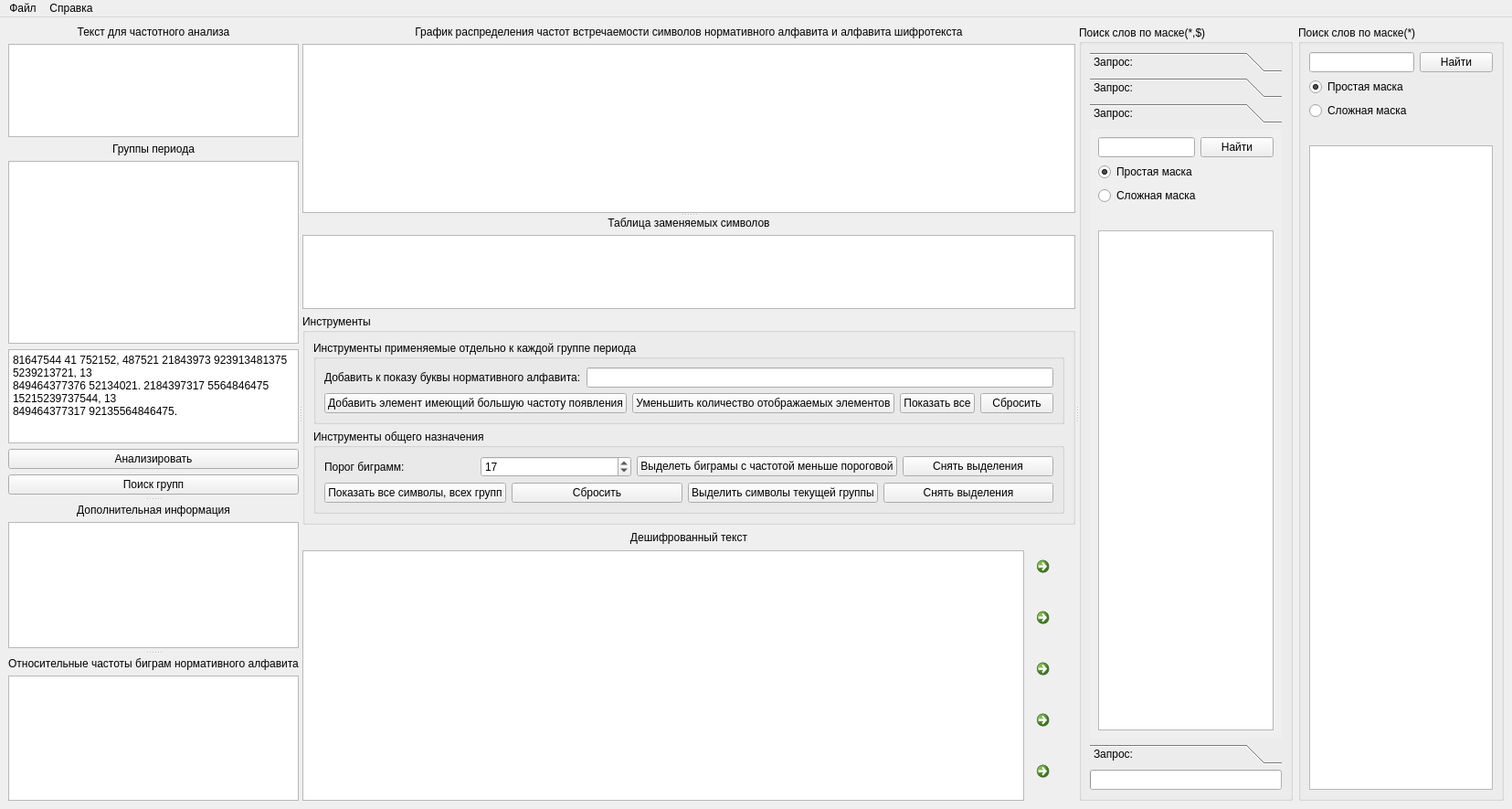
<?xml version="1.0" encoding="UTF-8"?>
<ui version="4.0">
 <class>MonoAlphabetic</class>
 <widget class="QMainWindow" name="MonoAlphabetic">
  <property name="geometry">
   <rect>
    <x>0</x>
    <y>0</y>
    <width>1655</width>
    <height>885</height>
   </rect>
  </property>
  <property name="windowTitle">
   <string>MainWindow</string>
  </property>
  <property name="windowIcon">
   <iconset resource="rec.qrc">
    <normaloff>:/img/blue_ico.png</normaloff>:/img/blue_ico.png</iconset>
  </property>
  <widget class="QWidget" name="centralwidget">
   <layout class="QGridLayout" name="gridLayout_9">
    <item row="0" column="0">
     <widget class="QSplitter" name="splitter_4">
      <property name="orientation">
       <enum>Qt::Horizontal</enum>
      </property>
      <widget class="QSplitter" name="splitter_3">
       <property name="orientation">
        <enum>Qt::Horizontal</enum>
       </property>
       <widget class="QSplitter" name="splitter_2">
        <property name="orientation">
         <enum>Qt::Vertical</enum>
        </property>
        <property name="handleWidth">
         <number>10</number>
        </property>
        <widget class="QWidget" name="layoutWidget">
         <layout class="QVBoxLayout" name="verticalLayout_3">
          <item>
           <widget class="QLabel" name="label">
            <property name="text">
             <string>Текст для частотного анализа</string>
            </property>
            <property name="alignment">
             <set>Qt::AlignCenter</set>
            </property>
           </widget>
          </item>
          <item>
           <widget class="QListView" name="listView">
            <property name="editTriggers">
             <set>QAbstractItemView::NoEditTriggers</set>
            </property>
            <property name="showDropIndicator" stdset="0">
             <bool>false</bool>
            </property>
            <property name="selectionMode">
             <enum>QAbstractItemView::MultiSelection</enum>
            </property>
           </widget>
          </item>
          <item>
           <widget class="QLabel" name="label_10">
            <property name="text">
             <string>Группы периода</string>
            </property>
            <property name="alignment">
             <set>Qt::AlignCenter</set>
            </property>
           </widget>
          </item>
          <item>
           <widget class="QListView" name="listView_2">
            <property name="minimumSize">
             <size>
              <width>0</width>
              <height>200</height>
             </size>
            </property>
            <property name="maximumSize">
             <size>
              <width>16777215</width>
              <height>200</height>
             </size>
            </property>
            <property name="editTriggers">
             <set>QAbstractItemView::NoEditTriggers</set>
            </property>
            <property name="showDropIndicator" stdset="0">
             <bool>false</bool>
            </property>
           </widget>
          </item>
          <item>
           <widget class="QPlainTextEdit" name="plainTextEdit">
            <property name="minimumSize">
             <size>
              <width>0</width>
              <height>0</height>
             </size>
            </property>
            <property name="maximumSize">
             <size>
              <width>16777215</width>
              <height>16777215</height>
             </size>
            </property>
            <property name="plainText">
             <string>81647544 41 752152, 487521 21843973 923913481375 5239213721, 13
849464377376 52134021. 2184397317 5564846475 15215239737544, 13
849464377317 92135564846475.</string>
            </property>
            <property name="overwriteMode">
             <bool>true</bool>
            </property>
           </widget>
          </item>
          <item>
           <widget class="QPushButton" name="pushButton">
            <property name="text">
             <string>Анализировать</string>
            </property>
           </widget>
          </item>
          <item>
           <widget class="QPushButton" name="pushButton_7">
            <property name="text">
             <string>Поиск групп</string>
            </property>
           </widget>
          </item>
         </layout>
        </widget>
        <widget class="QWidget" name="layoutWidget_2">
         <layout class="QVBoxLayout" name="verticalLayout">
          <item>
           <widget class="QLabel" name="label_3">
            <property name="text">
             <string>Дополнительная информация</string>
            </property>
            <property name="alignment">
             <set>Qt::AlignCenter</set>
            </property>
           </widget>
          </item>
          <item>
           <widget class="QPlainTextEdit" name="plainTextEdit_3">
            <property name="readOnly">
             <bool>true</bool>
            </property>
           </widget>
          </item>
         </layout>
        </widget>
        <widget class="QWidget" name="layoutWidget_3">
         <layout class="QVBoxLayout" name="verticalLayout_2">
          <item>
           <widget class="QLabel" name="label_6">
            <property name="text">
             <string>Относительные частоты биграм нормативного алфавита</string>
            </property>
            <property name="alignment">
             <set>Qt::AlignCenter</set>
            </property>
           </widget>
          </item>
          <item>
           <widget class="QTableView" name="tableView_2">
            <property name="editTriggers">
             <set>QAbstractItemView::NoEditTriggers</set>
            </property>
            <attribute name="horizontalHeaderDefaultSectionSize">
             <number>40</number>
            </attribute>
           </widget>
          </item>
         </layout>
        </widget>
       </widget>
       <widget class="QSplitter" name="splitter">
        <property name="orientation">
         <enum>Qt::Vertical</enum>
        </property>
        <widget class="QWidget" name="layoutWidget_4">
         <layout class="QVBoxLayout" name="verticalLayout_4">
          <item>
           <widget class="QLabel" name="label_5">
            <property name="text">
             <string>График распределения частот встречаемости символов нормативного алфавита и алфавита шифротекста</string>
            </property>
            <property name="alignment">
             <set>Qt::AlignCenter</set>
            </property>
           </widget>
          </item>
          <item>
           <widget class="QGraphicsView" name="graphicsView">
            <property name="verticalScrollBarPolicy">
             <enum>Qt::ScrollBarAlwaysOff</enum>
            </property>
            <property name="horizontalScrollBarPolicy">
             <enum>Qt::ScrollBarAlwaysOff</enum>
            </property>
           </widget>
          </item>
         </layout>
        </widget>
        <widget class="QWidget" name="layoutWidget">
         <layout class="QVBoxLayout" name="verticalLayout_8">
          <item>
           <widget class="QLabel" name="label_2">
            <property name="text">
             <string>Таблица заменяемых символов</string>
            </property>
            <property name="alignment">
             <set>Qt::AlignCenter</set>
            </property>
           </widget>
          </item>
          <item>
           <widget class="QTableView" name="tableView">
            <property name="minimumSize">
             <size>
              <width>0</width>
              <height>81</height>
             </size>
            </property>
            <property name="maximumSize">
             <size>
              <width>16777215</width>
              <height>81</height>
             </size>
            </property>
            <property name="editTriggers">
             <set>QAbstractItemView::NoEditTriggers</set>
            </property>
            <attribute name="horizontalHeaderDefaultSectionSize">
             <number>25</number>
            </attribute>
            <attribute name="horizontalHeaderMinimumSectionSize">
             <number>25</number>
            </attribute>
            <attribute name="verticalHeaderVisible">
             <bool>false</bool>
            </attribute>
            <attribute name="verticalHeaderDefaultSectionSize">
             <number>25</number>
            </attribute>
            <attribute name="verticalHeaderMinimumSectionSize">
             <number>25</number>
            </attribute>
           </widget>
          </item>
          <item>
           <widget class="QGroupBox" name="groupBox">
            <property name="minimumSize">
             <size>
              <width>0</width>
              <height>0</height>
             </size>
            </property>
            <property name="title">
             <string>Инструменты</string>
            </property>
            <layout class="QVBoxLayout" name="verticalLayout_5">
             <item>
              <widget class="QGroupBox" name="groupBox_4">
               <property name="title">
                <string>Инструменты применяемые отдельно к каждой группе периода</string>
               </property>
               <layout class="QGridLayout" name="gridLayout_8">
                <item row="0" column="0">
                 <layout class="QHBoxLayout" name="horizontalLayout_3">
                  <item>
                   <widget class="QLabel" name="label_8">
                    <property name="text">
                     <string>Добавить к показу буквы нормативного алфавита:</string>
                    </property>
                   </widget>
                  </item>
                  <item>
                   <widget class="QLineEdit" name="lineEdit"/>
                  </item>
                 </layout>
                </item>
                <item row="1" column="0">
                 <layout class="QHBoxLayout" name="horizontalLayout_5">
                  <item>
                   <widget class="QPushButton" name="add_simbol">
                    <property name="text">
                     <string>Добавить элемент имеющий большую частоту появления</string>
                    </property>
                   </widget>
                  </item>
                  <item>
                   <widget class="QPushButton" name="pushButton_2">
                    <property name="text">
                     <string>Уменьшить количество отображаемых элементов</string>
                    </property>
                   </widget>
                  </item>
                  <item>
                   <widget class="QPushButton" name="pushButton_5">
                    <property name="text">
                     <string>Показать все</string>
                    </property>
                   </widget>
                  </item>
                  <item>
                   <widget class="QPushButton" name="pushButton_4">
                    <property name="text">
                     <string>Сбросить</string>
                    </property>
                   </widget>
                  </item>
                 </layout>
                </item>
               </layout>
              </widget>
             </item>
             <item>
              <widget class="QGroupBox" name="groupBox_5">
               <property name="title">
                <string>Инструменты общего назначения</string>
               </property>
               <layout class="QGridLayout" name="gridLayout_7">
                <item row="0" column="0">
                 <layout class="QHBoxLayout" name="horizontalLayout">
                  <item>
                   <widget class="QLabel" name="label_7">
                    <property name="text">
                     <string>Порог биграмм:</string>
                    </property>
                   </widget>
                  </item>
                  <item>
                   <widget class="QSpinBox" name="spinBox">
                    <property name="maximum">
                     <number>100</number>
                    </property>
                    <property name="value">
                     <number>17</number>
                    </property>
                   </widget>
                  </item>
                  <item>
                   <widget class="QPushButton" name="add_select">
                    <property name="text">
                     <string>Выделеть биграмы с частотой меньше пороговой</string>
                    </property>
                   </widget>
                  </item>
                  <item>
                   <widget class="QPushButton" name="pushButton_3">
                    <property name="text">
                     <string>Снять выделения</string>
                    </property>
                   </widget>
                  </item>
                 </layout>
                </item>
                <item row="1" column="0">
                 <layout class="QHBoxLayout" name="horizontalLayout_2">
                  <item>
                   <widget class="QPushButton" name="pushButton_10">
                    <property name="text">
                     <string>Показать все символы, всех групп</string>
                    </property>
                   </widget>
                  </item>
                  <item>
                   <widget class="QPushButton" name="pushButton_11">
                    <property name="text">
                     <string>Сбросить</string>
                    </property>
                   </widget>
                  </item>
                  <item>
                   <widget class="QPushButton" name="pushButton_8">
                    <property name="text">
                     <string>Выделить символы текущей группы</string>
                    </property>
                   </widget>
                  </item>
                  <item>
                   <widget class="QPushButton" name="pushButton_9">
                    <property name="text">
                     <string>Снять выделения</string>
                    </property>
                   </widget>
                  </item>
                 </layout>
                </item>
               </layout>
              </widget>
             </item>
            </layout>
           </widget>
          </item>
          <item>
           <layout class="QVBoxLayout" name="verticalLayout_7">
            <item>
             <widget class="QLabel" name="label_4">
              <property name="minimumSize">
               <size>
                <width>0</width>
                <height>16</height>
               </size>
              </property>
              <property name="maximumSize">
               <size>
                <width>16777215</width>
                <height>16</height>
               </size>
              </property>
              <property name="baseSize">
               <size>
                <width>0</width>
                <height>0</height>
               </size>
              </property>
              <property name="text">
               <string>Дешифрованный текст</string>
              </property>
              <property name="alignment">
               <set>Qt::AlignCenter</set>
              </property>
             </widget>
            </item>
            <item>
             <layout class="QHBoxLayout" name="horizontalLayout_6">
              <item>
               <widget class="QPlainTextEdit" name="plainTextEdit_2">
                <property name="font">
                 <font>
                  <pointsize>11</pointsize>
                 </font>
                </property>
                <property name="readOnly">
                 <bool>true</bool>
                </property>
               </widget>
              </item>
              <item>
               <layout class="QVBoxLayout" name="verticalLayout_6">
                <item>
                 <widget class="QCommandLinkButton" name="commandLinkButton">
                  <property name="minimumSize">
                   <size>
                    <width>50</width>
                    <height>50</height>
                   </size>
                  </property>
                  <property name="maximumSize">
                   <size>
                    <width>50</width>
                    <height>50</height>
                   </size>
                  </property>
                  <property name="baseSize">
                   <size>
                    <width>50</width>
                    <height>50</height>
                   </size>
                  </property>
                  <property name="text">
                   <string/>
                  </property>
                  <property name="icon">
                   <iconset resource="rec.qrc">
                    <normaloff>:/img/magenta.png</normaloff>:/img/magenta.png</iconset>
                  </property>
                  <property name="iconSize">
                   <size>
                    <width>40</width>
                    <height>40</height>
                   </size>
                  </property>
                 </widget>
                </item>
                <item>
                 <widget class="QCommandLinkButton" name="commandLinkButton_2">
                  <property name="minimumSize">
                   <size>
                    <width>50</width>
                    <height>50</height>
                   </size>
                  </property>
                  <property name="maximumSize">
                   <size>
                    <width>50</width>
                    <height>50</height>
                   </size>
                  </property>
                  <property name="text">
                   <string/>
                  </property>
                  <property name="icon">
                   <iconset resource="rec.qrc">
                    <normaloff>:/img/orange.png</normaloff>:/img/orange.png</iconset>
                  </property>
                  <property name="iconSize">
                   <size>
                    <width>40</width>
                    <height>40</height>
                   </size>
                  </property>
                 </widget>
                </item>
                <item>
                 <widget class="QCommandLinkButton" name="commandLinkButton_3">
                  <property name="minimumSize">
                   <size>
                    <width>50</width>
                    <height>50</height>
                   </size>
                  </property>
                  <property name="maximumSize">
                   <size>
                    <width>50</width>
                    <height>50</height>
                   </size>
                  </property>
                  <property name="text">
                   <string/>
                  </property>
                  <property name="icon">
                   <iconset resource="rec.qrc">
                    <normaloff>:/img/springgreen.png</normaloff>:/img/springgreen.png</iconset>
                  </property>
                  <property name="iconSize">
                   <size>
                    <width>40</width>
                    <height>40</height>
                   </size>
                  </property>
                 </widget>
                </item>
                <item>
                 <widget class="QCommandLinkButton" name="commandLinkButton_4">
                  <property name="minimumSize">
                   <size>
                    <width>50</width>
                    <height>50</height>
                   </size>
                  </property>
                  <property name="maximumSize">
                   <size>
                    <width>50</width>
                    <height>50</height>
                   </size>
                  </property>
                  <property name="text">
                   <string/>
                  </property>
                  <property name="icon">
                   <iconset resource="rec.qrc">
                    <normaloff>:/img/yellow.png</normaloff>:/img/yellow.png</iconset>
                  </property>
                  <property name="iconSize">
                   <size>
                    <width>40</width>
                    <height>40</height>
                   </size>
                  </property>
                 </widget>
                </item>
                <item>
                 <widget class="QCommandLinkButton" name="commandLinkButton_5">
                  <property name="minimumSize">
                   <size>
                    <width>50</width>
                    <height>50</height>
                   </size>
                  </property>
                  <property name="maximumSize">
                   <size>
                    <width>50</width>
                    <height>50</height>
                   </size>
                  </property>
                  <property name="text">
                   <string/>
                  </property>
                  <property name="icon">
                   <iconset resource="rec.qrc">
                    <normaloff>:/img/eraser.png</normaloff>:/img/eraser.png</iconset>
                  </property>
                  <property name="iconSize">
                   <size>
                    <width>40</width>
                    <height>40</height>
                   </size>
                  </property>
                 </widget>
                </item>
               </layout>
              </item>
             </layout>
            </item>
           </layout>
          </item>
         </layout>
        </widget>
       </widget>
      </widget>
      <widget class="QGroupBox" name="groupBox_3">
       <property name="title">
        <string>Поиск слов по маске(*,$)</string>
       </property>
       <layout class="QGridLayout" name="gridLayout_2">
        <item row="1" column="1">
         <widget class="QProgressBar" name="progressBar">
          <property name="maximum">
           <number>300000</number>
          </property>
          <property name="value">
           <number>24</number>
          </property>
          <property name="textVisible">
           <bool>false</bool>
          </property>
         </widget>
        </item>
        <item row="0" column="1">
         <widget class="QToolBox" name="toolBox">
          <property name="frameShape">
           <enum>QFrame::NoFrame</enum>
          </property>
          <property name="frameShadow">
           <enum>QFrame::Plain</enum>
          </property>
          <property name="currentIndex">
           <number>2</number>
          </property>
          <widget class="QWidget" name="page_2">
           <property name="geometry">
            <rect>
             <x>0</x>
             <y>0</y>
             <width>187</width>
             <height>621</height>
            </rect>
           </property>
           <attribute name="label">
            <string>Запрос:</string>
           </attribute>
           <layout class="QGridLayout" name="gridLayout_3">
            <item row="0" column="0">
             <layout class="QHBoxLayout" name="horizontalLayout_7">
              <item>
               <widget class="QLineEdit" name="lineEdit_3"/>
              </item>
              <item>
               <widget class="QPushButton" name="pushButton_12">
                <property name="text">
                 <string>Найти</string>
                </property>
               </widget>
              </item>
             </layout>
            </item>
            <item row="1" column="0">
             <widget class="QRadioButton" name="radioButton_3">
              <property name="text">
               <string>Простая маска</string>
              </property>
              <property name="checked">
               <bool>true</bool>
              </property>
             </widget>
            </item>
            <item row="2" column="0">
             <widget class="QRadioButton" name="radioButton_4">
              <property name="text">
               <string>Сложная маска</string>
              </property>
             </widget>
            </item>
            <item row="3" column="0">
             <widget class="QLabel" name="label_11">
              <property name="minimumSize">
               <size>
                <width>0</width>
                <height>16</height>
               </size>
              </property>
              <property name="text">
               <string/>
              </property>
              <property name="wordWrap">
               <bool>true</bool>
              </property>
             </widget>
            </item>
            <item row="4" column="0">
             <widget class="QPlainTextEdit" name="plainTextEdit_5">
              <property name="readOnly">
               <bool>true</bool>
              </property>
             </widget>
            </item>
           </layout>
          </widget>
          <widget class="QWidget" name="page">
           <property name="geometry">
            <rect>
             <x>0</x>
             <y>0</y>
             <width>187</width>
             <height>621</height>
            </rect>
           </property>
           <attribute name="label">
            <string>Запрос:</string>
           </attribute>
           <layout class="QGridLayout" name="gridLayout_4">
            <item row="0" column="0">
             <layout class="QHBoxLayout" name="horizontalLayout_8">
              <item>
               <widget class="QLineEdit" name="lineEdit_4"/>
              </item>
              <item>
               <widget class="QPushButton" name="pushButton_14">
                <property name="text">
                 <string>Найти</string>
                </property>
               </widget>
              </item>
             </layout>
            </item>
            <item row="1" column="0">
             <widget class="QRadioButton" name="radioButton_5">
              <property name="text">
               <string>Простая маска</string>
              </property>
              <property name="checked">
               <bool>true</bool>
              </property>
             </widget>
            </item>
            <item row="2" column="0">
             <widget class="QRadioButton" name="radioButton_6">
              <property name="text">
               <string>Сложная маска</string>
              </property>
             </widget>
            </item>
            <item row="3" column="0">
             <widget class="QLabel" name="label_12">
              <property name="minimumSize">
               <size>
                <width>0</width>
                <height>16</height>
               </size>
              </property>
              <property name="text">
               <string/>
              </property>
              <property name="wordWrap">
               <bool>true</bool>
              </property>
             </widget>
            </item>
            <item row="4" column="0">
             <widget class="QPlainTextEdit" name="plainTextEdit_6">
              <property name="readOnly">
               <bool>true</bool>
              </property>
             </widget>
            </item>
           </layout>
          </widget>
          <widget class="QWidget" name="page_3">
           <property name="geometry">
            <rect>
             <x>0</x>
             <y>0</y>
             <width>187</width>
             <height>621</height>
            </rect>
           </property>
           <attribute name="label">
            <string>Запрос:</string>
           </attribute>
           <layout class="QGridLayout" name="gridLayout_5">
            <item row="0" column="0">
             <layout class="QHBoxLayout" name="horizontalLayout_9">
              <item>
               <widget class="QLineEdit" name="lineEdit_5"/>
              </item>
              <item>
               <widget class="QPushButton" name="pushButton_15">
                <property name="text">
                 <string>Найти</string>
                </property>
               </widget>
              </item>
             </layout>
            </item>
            <item row="1" column="0">
             <widget class="QRadioButton" name="radioButton_7">
              <property name="text">
               <string>Простая маска</string>
              </property>
              <property name="checked">
               <bool>true</bool>
              </property>
             </widget>
            </item>
            <item row="2" column="0">
             <widget class="QRadioButton" name="radioButton_8">
              <property name="text">
               <string>Сложная маска</string>
              </property>
             </widget>
            </item>
            <item row="3" column="0">
             <widget class="QLabel" name="label_13">
              <property name="minimumSize">
               <size>
                <width>0</width>
                <height>16</height>
               </size>
              </property>
              <property name="text">
               <string/>
              </property>
              <property name="wordWrap">
               <bool>true</bool>
              </property>
             </widget>
            </item>
            <item row="4" column="0">
             <widget class="QPlainTextEdit" name="plainTextEdit_7">
              <property name="readOnly">
               <bool>true</bool>
              </property>
             </widget>
            </item>
           </layout>
          </widget>
          <widget class="QWidget" name="page_4">
           <property name="geometry">
            <rect>
             <x>0</x>
             <y>0</y>
             <width>187</width>
             <height>621</height>
            </rect>
           </property>
           <attribute name="label">
            <string>Запрос:</string>
           </attribute>
           <layout class="QGridLayout" name="gridLayout_6">
            <item row="3" column="0">
             <widget class="QLabel" name="label_14">
              <property name="minimumSize">
               <size>
                <width>0</width>
                <height>16</height>
               </size>
              </property>
              <property name="text">
               <string/>
              </property>
              <property name="wordWrap">
               <bool>true</bool>
              </property>
             </widget>
            </item>
            <item row="4" column="0">
             <widget class="QPlainTextEdit" name="plainTextEdit_8">
              <property name="readOnly">
               <bool>true</bool>
              </property>
             </widget>
            </item>
            <item row="0" column="0">
             <layout class="QHBoxLayout" name="horizontalLayout_10">
              <item>
               <widget class="QLineEdit" name="lineEdit_6"/>
              </item>
              <item>
               <widget class="QPushButton" name="pushButton_16">
                <property name="text">
                 <string>Найти</string>
                </property>
               </widget>
              </item>
             </layout>
            </item>
            <item row="1" column="0">
             <widget class="QRadioButton" name="radioButton_9">
              <property name="text">
               <string>Простая маска</string>
              </property>
              <property name="checked">
               <bool>true</bool>
              </property>
             </widget>
            </item>
            <item row="2" column="0">
             <widget class="QRadioButton" name="radioButton_10">
              <property name="text">
               <string>Сложная маска</string>
              </property>
             </widget>
            </item>
           </layout>
          </widget>
         </widget>
        </item>
       </layout>
      </widget>
     </widget>
    </item>
    <item row="0" column="1">
     <widget class="QGroupBox" name="groupBox_2">
      <property name="title">
       <string>Поиск слов по маске(*)</string>
      </property>
      <layout class="QGridLayout" name="gridLayout">
       <item row="4" column="0">
        <widget class="QRadioButton" name="radioButton_2">
         <property name="text">
          <string>Сложная маска</string>
         </property>
        </widget>
       </item>
       <item row="2" column="0">
        <widget class="QRadioButton" name="radioButton">
         <property name="text">
          <string>Простая маска</string>
         </property>
         <property name="checked">
          <bool>true</bool>
         </property>
        </widget>
       </item>
       <item row="6" column="0">
        <widget class="QPlainTextEdit" name="plainTextEdit_4">
         <property name="readOnly">
          <bool>true</bool>
         </property>
        </widget>
       </item>
       <item row="5" column="0">
        <widget class="QLabel" name="label_9">
         <property name="minimumSize">
          <size>
           <width>0</width>
           <height>16</height>
          </size>
         </property>
         <property name="text">
          <string/>
         </property>
         <property name="wordWrap">
          <bool>true</bool>
         </property>
        </widget>
       </item>
       <item row="0" column="0">
        <layout class="QHBoxLayout" name="horizontalLayout_4">
         <item>
          <widget class="QLineEdit" name="lineEdit_2"/>
         </item>
         <item>
          <widget class="QPushButton" name="pushButton_6">
           <property name="text">
            <string>Найти</string>
           </property>
          </widget>
         </item>
        </layout>
       </item>
      </layout>
     </widget>
    </item>
   </layout>
  </widget>
  <widget class="QMenuBar" name="menuBar">
   <property name="geometry">
    <rect>
     <x>0</x>
     <y>0</y>
     <width>1655</width>
     <height>26</height>
    </rect>
   </property>
   <widget class="QMenu" name="menuSdfsd">
    <property name="title">
     <string>Файл</string>
    </property>
    <widget class="QMenu" name="menu">
     <property name="title">
      <string>Выбор словаря</string>
     </property>
     <addaction name="action_5"/>
     <addaction name="action_10"/>
    </widget>
    <addaction name="action_4"/>
    <addaction name="menu"/>
    <addaction name="separator"/>
    <addaction name="action_6"/>
   </widget>
   <widget class="QMenu" name="menu_2">
    <property name="title">
     <string>Справка</string>
    </property>
    <addaction name="action"/>
    <addaction name="action_2"/>
    <addaction name="action_9"/>
   </widget>
   <addaction name="menuSdfsd"/>
   <addaction name="menu_2"/>
  </widget>
  <action name="action_4">
   <property name="text">
    <string>Сохранить дешифрованный текст</string>
   </property>
  </action>
  <action name="action_6">
   <property name="text">
    <string>Выход</string>
   </property>
  </action>
  <action name="action_5">
   <property name="checkable">
    <bool>true</bool>
   </property>
   <property name="checked">
    <bool>true</bool>
   </property>
   <property name="text">
    <string>Словарь Ожегова</string>
   </property>
  </action>
  <action name="action_10">
   <property name="checkable">
    <bool>true</bool>
   </property>
   <property name="text">
    <string>Комплияция словарей Ожегова, Зализняка, Русской литературы, Ефремова, Абрамова</string>
   </property>
  </action>
  <action name="action">
   <property name="text">
    <string>О программе</string>
   </property>
  </action>
  <action name="action_2">
   <property name="text">
    <string>Инструкция</string>
   </property>
  </action>
  <action name="action_9">
   <property name="text">
    <string>Автор</string>
   </property>
  </action>
 </widget>
 <resources>
  <include location="rec.qrc"/>
 </resources>
 <connections/>
</ui>
